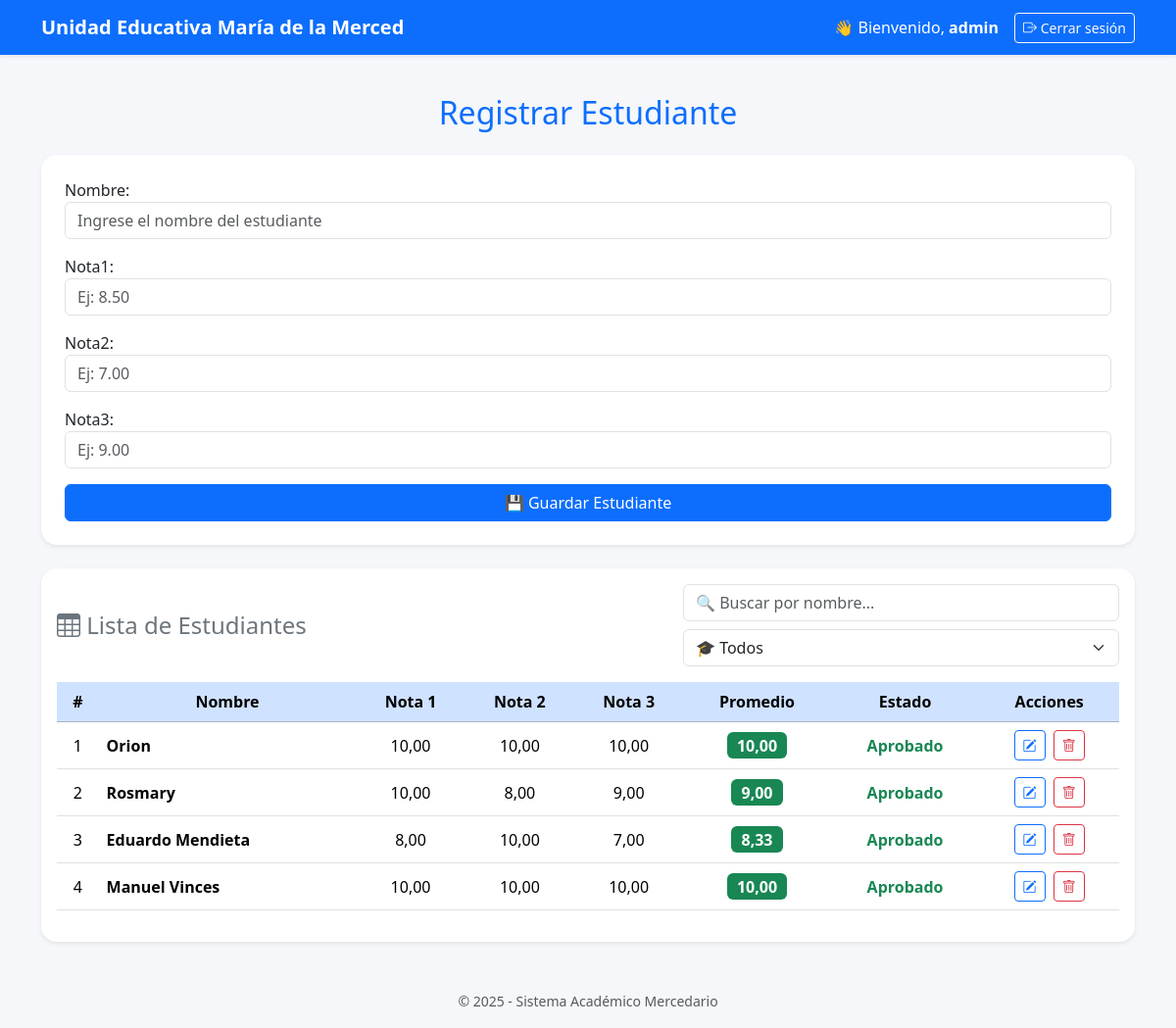
The app's page /registrar/ (signed in), older data.
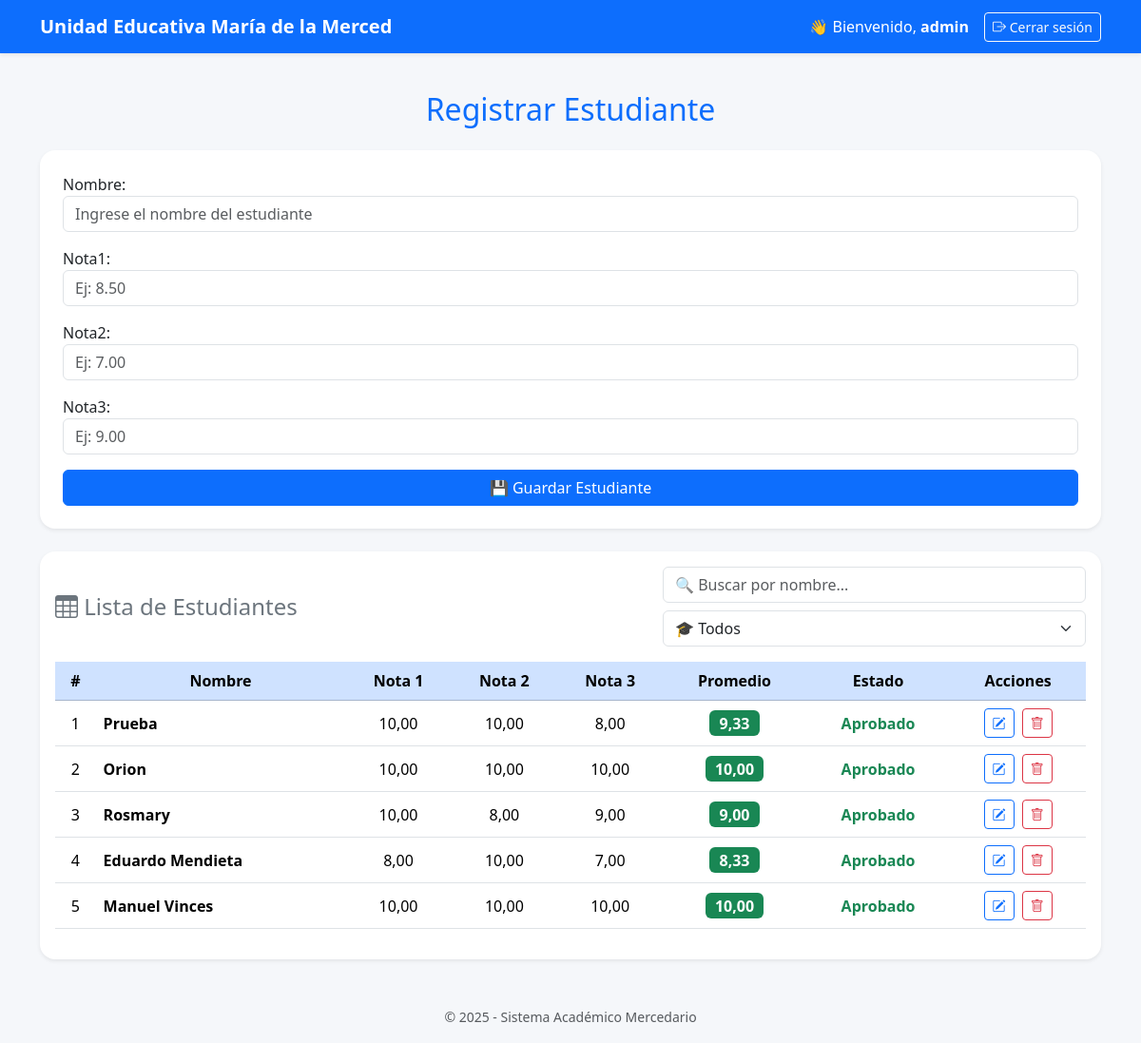
The same page, newer data.
### estudiantes/models.py (models this page shows, shortened)
class Estudiante(models.Model):
    nombre = models.CharField(max_length=100)
    nota1 = models.DecimalField(max_digits=4, decimal_places=2)
    nota2 = models.DecimalField(max_digits=4, decimal_places=2)
    nota3 = models.DecimalField(max_digits=4, decimal_places=2)
    promedio = models.DecimalField(max_digits=4, decimal_places=2, blank=True, null=True)
    class Meta:
        permissions = [
            ("puede_editar", "Puede editar estudiantes"),
            ("puede_eliminar", "Puede eliminar estudiantes"),
        ]

### estudiantes/views.py (the view)
# urls.py: path('registrar/', views.registrar_estudiante, name='registrar_estudiante'),
@login_required(login_url='/login/')
def registrar_estudiante(request):
    if request.method == 'POST':
        form = EstudianteForm(request.POST)
        if form.is_valid():
            form.save()
            messages.success(request, '✅ Estudiante registrado correctamente.')
            return redirect('registrar_estudiante')
        else:
            messages.error(request, '⚠️ Error al registrar el estudiante.')
    else:
        form = EstudianteForm()
    lista_estudiantes = Estudiante.objects.all().order_by('-id')
    paginator = Paginator(lista_estudiantes, 10)
    page_number = request.GET.get('page')
    estudiantes = paginator.get_page(page_number)
    return render(request, 'estudiantes/registrar_estudiante.html', {
        'form': form,
        'estudiantes': estudiantes,
    })

### estudiantes/forms.py (shortened to what this page needs)
class EstudianteForm(forms.ModelForm):
    class Meta:
        model = Estudiante
        fields = ['nombre', 'nota1', 'nota2', 'nota3']
        widgets = {
            'nombre': forms.TextInput(attrs={
                'class': 'form-control',
                'placeholder': 'Ingrese el nombre del estudiante'
            }),
            'nota1': forms.NumberInput(attrs={
                'class': 'form-control',
                'step': '0.01',
                'placeholder': 'Ej: 8.50'
            }),
            'nota2': forms.NumberInput(attrs={
                'class': 'form-control',
                'step': '0.01',
                'placeholder': 'Ej: 7.00'
            }),
            'nota3': forms.NumberInput(attrs={
                'class': 'form-control',
                'step': '0.01',
                'placeholder': 'Ej: 9.00'
            }),
        }

### estudiantes/templates/estudiantes/registrar_estudiante.html (shortened to what the changed rows need)
{% extends 'base.html' %}
{% block content %}
<h2 class="text-center text-primary mb-4">Registrar Estudiante</h2>
<div class="card mt-4 shadow-sm border-0 rounded-4">
    <div class="card-body">
        {% if estudiantes %}
        <div class="table-responsive">
            <table id="tablaEstudiantes" class="table table-hover align-middle text-center">
                <thead class="table-primary">
                    <tr>
                        <th>#</th>
                        <th>Nombre</th>
                        <th>Nota 1</th>
                        <th>Nota 2</th>
                        <th>Nota 3</th>
                        <th>Promedio</th>
                        <th>Estado</th>
                        <th>Acciones</th>
                    </tr>
                </thead>
                <tbody>
                    {% for estudiante in estudiantes %}
                    <tr data-estado="{% if estudiante.promedio >= 7 %}aprobado{% elif estudiante.promedio >= 5 %}regular{% else %}reprobado{% endif %}">
                        <td>{{ forloop.counter }}</td>
                        <td class="text-start fw-semibold">{{ estudiante.nombre }}</td>
                        <td>{{ estudiante.nota1 }}</td>
                        <td>{{ estudiante.nota2 }}</td>
                        <td>{{ estudiante.nota3 }}</td>
                        <td>
                            {% if estudiante.promedio >= 7 %}
                                <span class="badge bg-success fs-6">{{ estudiante.promedio }}</span>
                            {% elif estudiante.promedio >= 5 %}
                                <span class="badge bg-warning text-dark fs-6">{{ estudiante.promedio }}</span>
                            {% else %}
                                <span class="badge bg-danger fs-6">{{ estudiante.promedio }}</span>
                            {% endif %}
                        </td>
                        <td>
                            {% if estudiante.promedio >= 7 %}
                                <span class="text-success fw-bold">Aprobado</span>
                            {% elif estudiante.promedio >= 5 %}
                                <span class="text-warning fw-bold">Regular</span>
                            {% else %}
                                <span class="text-danger fw-bold">Reprobado</span>
                            {% endif %}
                        </td>
                        <td>
                            <a href="{% url 'editar_estudiante' estudiante.id %}"
                               class="btn btn-outline-primary btn-sm me-1"
                               title="Editar">
                                <i class="bi bi-pencil-square"></i>
                            </a>
                            <a href="{% url 'eliminar_estudiante' estudiante.id %}"
                               class="btn btn-outline-danger btn-sm"
                               title="Eliminar"
                               onclick="return confirm('¿Seguro que deseas eliminar a {{ estudiante.nombre }}?')">
                                <i class="bi bi-trash"></i>
                            </a>
                        </td>
                    </tr>
                    {% endfor %}
                </tbody>
            </table>
        </div>
        {% else %}
        <div class="alert alert-secondary text-center mt-3">
            <i class="bi bi-info-circle"></i> No hay estudiantes registrados aún.
        </div>
        {% endif %}
    </div>
</div>
{% endblock %}

Row changes from the older to the newer data that the page shows:
added Estudiante: nombre "Prueba", nota1 "10,00", nota2 "10,00", nota3 "8,00", promedio "9,33", shows "Aprobado"
